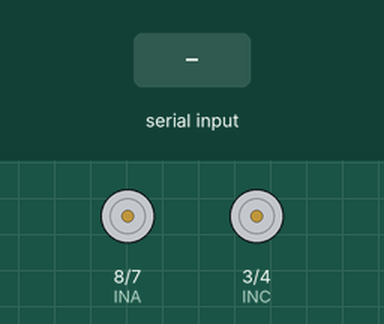
This sketch was run on a simulated Arduino Nano, built with avr-gcc and run on an emulated ATmega328P. Shown: motor-driver pin pairs drawn as motors (green arrow = first pin HIGH = forward, orange = second pin HIGH = backward, longer = more drive, scaled by the enable pin). The inputs (shaded band) are chosen by the test bench.

Above: at 1.2 s.
1.3 s: "S" received over Serial
2.8 s: byte 71 ('G') received over Serial
At 3.4 s:
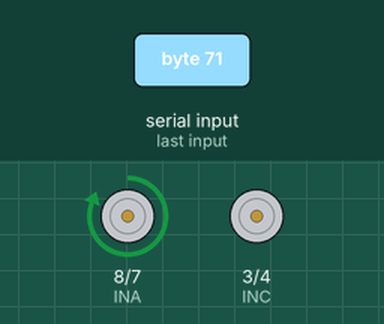
4.3 s: "F" received over Serial
At 4.6 s:
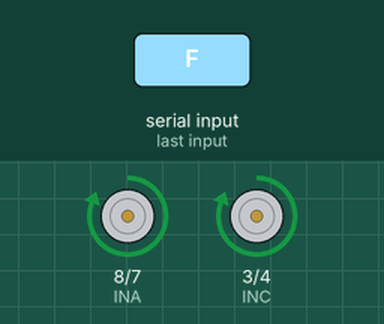
5.8 s: "B" received over Serial
At 6.9 s:
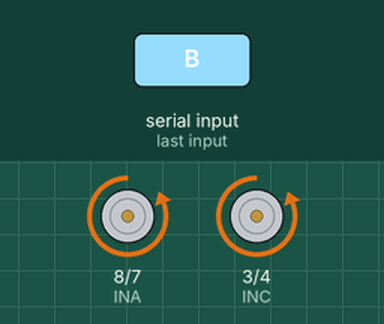
7.3 s: "L" received over Serial
At 8.1 s:
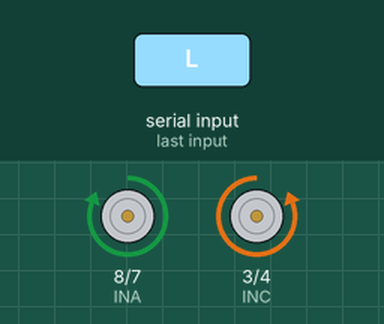
8.8 s: "R" received over Serial
At 9.2 s:
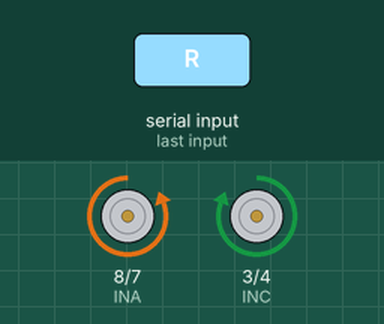
Timing chart, 0 to 11.3 s (numbered marks = the images above; inputs shaded):
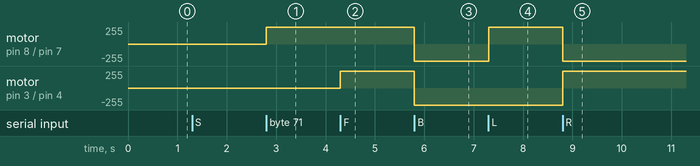

Measured:
- after the input at 2.8 s, motor on pin 8 (INA) / pin 7 (INB): stopped → forward 255/255 at once
- after the input at 4.3 s, motor on pin 3 (INC) / pin 4 (IND): stopped → forward 255/255 at once
- after the input at 5.8 s, motor on pin 8 (INA) / pin 7 (INB), motor on pin 3 (INC) / pin 4 (IND): forward 255/255 → backward 255/255 at once
- after the input at 7.3 s, motor on pin 8 (INA) / pin 7 (INB): backward 255/255 → forward 255/255 at once
- after the input at 8.8 s, motor on pin 8 (INA) / pin 7 (INB): forward 255/255 → backward 255/255 at once; motor on pin 3 (INC) / pin 4 (IND): backward 255/255 → forward 255/255 at once

The sketch:

Two_Monster_NANO.ino
```cpp
int ENA = 6;
int INA = 8;
int INB = 7;
int INC = 3;
int IND = 4;
int ENB = 5;

char incomingByte; // for incoming serial data
int speed_min = 120; //the minimum "speed" the motors will turn - take it lower and motors don't turn
int speed_max = 255; //

int speed_left = speed_max; // set both motors to maximum speed
int speed_right = speed_max;

void left();
void right();
void forward();
void backward();
void forward_left();
void forward_right();
void back_left();
void back_right();
void setup() {
Serial.begin(9600);
pinMode(ENA,OUTPUT);
pinMode(INA,OUTPUT);
pinMode(INB,OUTPUT);
pinMode(INC,OUTPUT);
pinMode(IND,OUTPUT);
pinMode(ENB,OUTPUT);
}

void loop() {

if (Serial.available() > 0) {
    incomingByte = Serial.read();
    }
  switch(incomingByte)
  {
     case 'S':
      {
        stopo();
       //Serial.println("Stop\n");
       incomingByte='*';}
     break;

     case 'F':

     {  right();

      // Serial.println("Forward\n");
       incomingByte='*';}
     break;

      case 'B':

    {   left();
      // Serial.println("Backward\n");
       incomingByte='*';}
     break;

     case 'L':
     // turn right
     {
       backward();
      // Serial.println("Rotate Right\n");
       incomingByte='*';}
     break;
       case 'R':
      {
       forward();
       //Serial.println("Rotate Left\n");
       incomingByte='*';}
     break;
     case '1':

      { speed_left = 100;
       speed_right = 100;
       //Serial.println("Speed 1\n");
       incomingByte='*';}
     break;
    case '2':
      {
        speed_left = 130;
       speed_right = 130;
       //Serial.println("Speed 2 \n");
       incomingByte='*';}
     break;
    case '3':
      {
        speed_left = 140;
       speed_right = 140;
       //Serial.println("Speed 3 \n");
       incomingByte='*';}
     break;
        case '4':
      {
        speed_left = 150;
       speed_right = 150;
       //Serial.println("Speed 4 \n");
       incomingByte='*';}
     break;
        case '5':
      {
        speed_left = 170;
       speed_right = 170;
       //Serial.println("Speed 5 \n");
       incomingByte='*';}
     break;
        case '6':
      {
        speed_left = 180;
       speed_right = 180;
       //Serial.println("Speed 6 \n");
       incomingByte='*';}
     break;
        case '7':
      {
        speed_left = 200;
       speed_right = 200;
      // Serial.println("Speed 7 \n");
       incomingByte='*';}
     break;
        case '8':
      {
        speed_left = 210;
       speed_right = 210;
       //Serial.println("Speed 8 \n");
       incomingByte='*';}
     break;
        case '9':
      {
        speed_left = 220;
       speed_right = 220;
       //Serial.println("Speed 9 \n");
       incomingByte='*';}
     break;
        case 'q':
      {
        speed_left = 255;
       speed_right = 255;
       //Serial.println("Speed full \n");
       incomingByte='*';}
     break;
       case 'G':
      {
       forward_left();
       //Serial.println("Speed full \n");
       incomingByte='*';}
     break;
      case 'I':
      {
       forward_right();
       //Serial.println("Speed full \n");
       incomingByte='*';}
     break;
      case 'H':
      {
       back_left();
       //Serial.println("Speed full \n");
       incomingByte='*';}
     break;
      case 'J':
      {
       back_right();
       //Serial.println("Speed full \n");
       incomingByte='*';}
     break;
  }


}
void right(){
analogWrite(ENA,speed_left);
digitalWrite(INA,HIGH);
digitalWrite(INB,LOW);
digitalWrite(INC,HIGH);
digitalWrite(IND,LOW);
analogWrite(ENB,speed_right);

  };
void left(){
   analogWrite(ENA,speed_left);
digitalWrite(INA,LOW);
digitalWrite(INB,HIGH);
digitalWrite(INC,LOW);
digitalWrite(IND,HIGH);
analogWrite(ENB,speed_right);
  };
void backward(){
analogWrite(ENA,speed_left);
digitalWrite(INA,HIGH);
digitalWrite(INB,LOW);
digitalWrite(INC,LOW);
digitalWrite(IND,HIGH);
analogWrite(ENB,speed_right);
  };
void forward(){
  analogWrite(ENA,speed_left);
digitalWrite(INA,LOW);
digitalWrite(INB,HIGH);
digitalWrite(INC,HIGH);
digitalWrite(IND,LOW);
analogWrite(ENB,speed_right);

  };
void stopo(){
analogWrite(ENA,speed_left);
digitalWrite(INA,LOW);
digitalWrite(INB,LOW);
digitalWrite(INC,LOW);
digitalWrite(IND,LOW);
analogWrite(ENB,speed_right);

  };
void forward_left(){
 analogWrite(ENA,speed_left);
digitalWrite(INA,HIGH);
digitalWrite(INB,LOW);
digitalWrite(INC,LOW);
digitalWrite(IND,LOW);
analogWrite(ENB,speed_right);
  };
void forward_right(){
analogWrite(ENA,speed_left);
digitalWrite(INA,LOW);
digitalWrite(INB,LOW);
digitalWrite(INC,HIGH);
digitalWrite(IND,LOW);
analogWrite(ENB,speed_right);
  };
void back_left(){
 analogWrite(ENA,speed_left);
digitalWrite(INA,LOW);
digitalWrite(INB,LOW);
digitalWrite(INC,LOW);
digitalWrite(IND,HIGH);
analogWrite(ENB,speed_right);

  };
void back_right(){
 analogWrite(ENA,speed_left);
digitalWrite(INA,LOW);
digitalWrite(INB,LOW);
digitalWrite(INC,HIGH);
digitalWrite(IND,LOW);
analogWrite(ENB,speed_right);
  };
```
